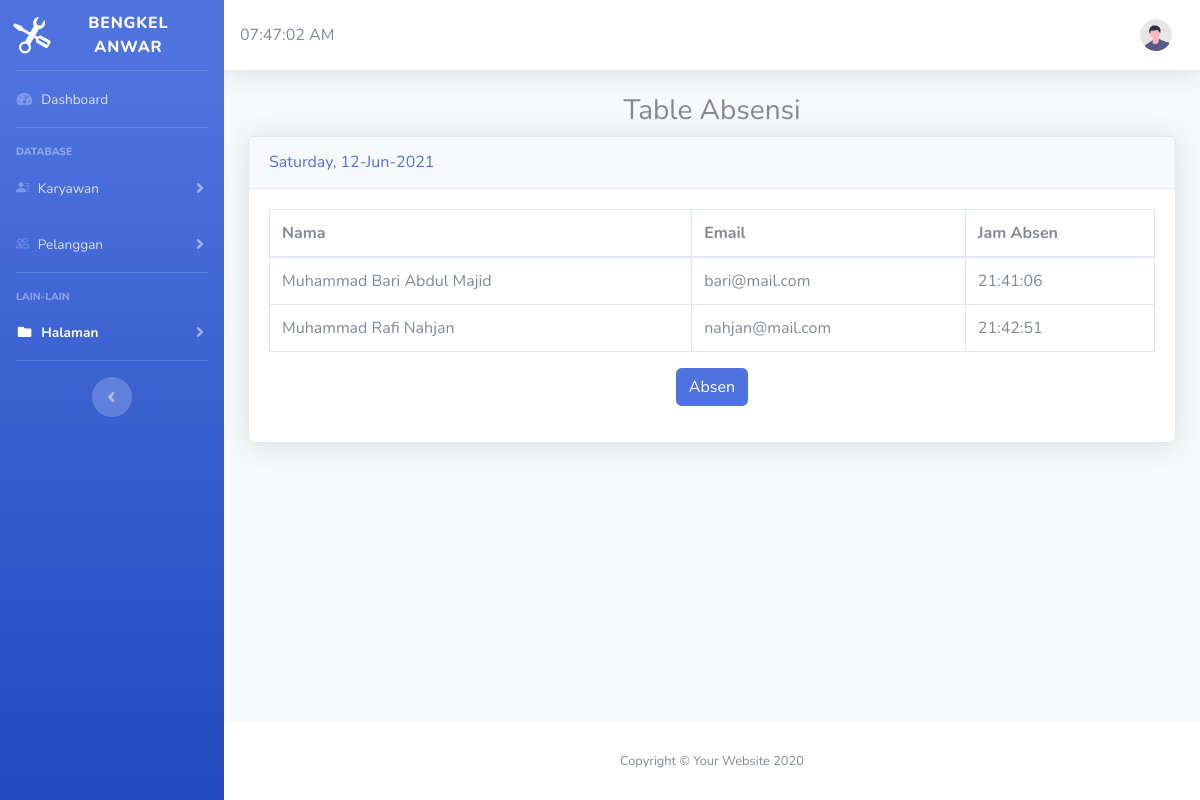
The app's page /absen.php with its own data.
### tables this page shows
CREATE TABLE `absen` (
  `nama` varchar(255) NOT NULL,
  `email` varchar(255) NOT NULL,
  `tanggal` date NOT NULL,
  `jam` time NOT NULL
);

### absen.php (the view, shortened to what this page needs)
<html>
    <head>
    <link rel="stylesheet" href="https://cdn.jsdelivr.net/npm/bootstrap-icons@1.4.1/font/bootstrap-icons.css">
    <link href="vendor/fontawesome-free/css/all.min.css" rel="stylesheet" type="text/css">
    <link href="css/sb-admin-2.min.css" rel="stylesheet">
    <link href="vendor/datatables/dataTables.bootstrap4.min.css" rel="stylesheet">
    </head>
<body id="page-top">
    <div id="wrapper">
        <ul class="navbar-nav bg-gradient-primary sidebar sidebar-dark accordion" id="accordionSidebar">
            <a class="sidebar-brand d-flex align-items-center justify-content-center" href="index.html">
                <div class="sidebar-brand-icon rotate-n-15">
                    <i class="bi bi-tools"></i>
                </div>
                <div class="sidebar-brand-text mx-3">Bengkel Anwar</div>
            </a>
            <hr class="sidebar-divider my-0">
            <li class="nav-item">
                <a class="nav-link" href="index.php">
                    <i class="fas fa-fw fa-tachometer-alt"></i>
                    <span>Dashboard</span></a>
            </li>
            <hr class="sidebar-divider">
            <div class="sidebar-heading">
                Database
            </div>
            <li class="nav-item">
                <a class="nav-link collapsed" href="#" data-toggle="collapse" data-target="#collapseTwo"
                    aria-expanded="true" aria-controls="collapseTwo">
                    <i class="bi bi-person-lines-fill"></i>
                    <span>Karyawan</span>
                </a>
            </li>
            <li class="nav-item">
                <a class="nav-link collapsed" href="#" data-toggle="collapse" data-target="#collapseUtilities"
                    aria-expanded="true" aria-controls="collapseUtilities">
                    <i class="bi bi-people"></i>
                    <span>Pelanggan</span>
                </a>
            </li>
            <hr class="sidebar-divider">
            <div class="sidebar-heading">
                Lain-lain
            </div>
                <li class="nav-item active">
                    <a class="nav-link collapsed" href="#" data-toggle="collapse" data-target="#collapsePages"
                        aria-expanded="true" aria-controls="collapsePages">
                        <i class="fas fa-fw fa-folder"></i>
                        <span>Halaman</span>
                    </a>
                </li>
            <hr class="sidebar-divider d-none d-md-block">
            <div class="text-center d-none d-md-inline">
                <button class="rounded-circle border-0" id="sidebarToggle"></button>
            </div>
        </ul>
        <div id="content-wrapper" class="d-flex flex-column">
            <div id="content">
                <nav class="navbar navbar-expand navbar-light bg-white topbar mb-4 static-top shadow">
                    <div id="clock"></div>
                    <ul class="navbar-nav ml-auto">
                        <li class="nav-item dropdown no-arrow">
                            <a class="nav-link dropdown-toggle" href="#" id="userDropdown" role="button"
                                data-toggle="dropdown" aria-haspopup="true" aria-expanded="false">
                                <img class="img-profile rounded-circle"
                                    src="img/undraw_profile.svg">
                            </a>
                        </li>
                    </ul>
                </nav>
                <div class="container-fluid">
                    <h1 class="h3 mb-2 text-gray 800 text-center">Table Absensi</h1>
                    <div class="card shadow mb-4">
                        <div class="card-header py-3">
                            <h6 class="m-0 text-weight-bold text-primary"><?php echo date('l, d-M-Y');?></h6>
                        </div>
                        <div class="card-body">
                            <div class="table-responsive">
                                <table class="table table-bordered" id="dataTable" width="100%" cellspacing="0">
                                    <thead>
                                        <tr>
                                            <th>Nama</th>
                                            <th>Email</th>
                                            <th>Jam Absen</th>
                                        </tr>
                                    </thead>
                                    <tbody>
                                        <?php
                                        include 'koneksi.php';
                                        $data=mysqli_query($koneksi,"SELECT * FROM absen") or
                                        die(mysqli_error($koneksi));
                                        foreach ($data as $baris){ ?>
                                        <tr>
                                            <td><?php echo $baris["nama"] ?></td>
                                            <td><?php echo $baris["email"] ?></td>
                                            <td><?php echo $baris["jam"] ?></td>
                                        </tr>
                                        <?php }
                                        ?>
                                    </tbody>
                                </table>
                                <center>
                                <form action ="prosesabsen.php" class="user" method="POST">
                                <input type="submit" class="btn btn-primary" value="Absen">
                                </form>
                                </center>
                            </div>
                        </div>
                    </div>
                </div>
            </div>
            <footer class="sticky-footer bg-white">
                <div class="container my-auto">
                    <div class="copyright text-center my-auto">
                        <span>Copyright &copy; Your Website 2020</span>
                    </div>
                </div>
            </footer>
        </div>
    </div>
</body>
</html>

### records on screen
absen: nama "Muhammad Bari Abdul Majid", email "bari@mail.com", jam "21:41:06"
absen: nama "Muhammad Rafi Nahjan", email "nahjan@mail.com", jam "21:42:51"
